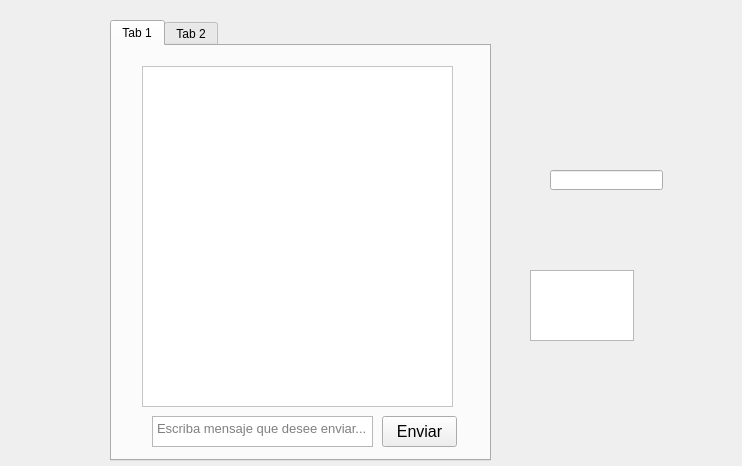
<?xml version="1.0" encoding="UTF-8"?>
<ui version="4.0">
 <class>Red_social</class>
 <widget class="QWidget" name="Red_social">
  <property name="geometry">
   <rect>
    <x>0</x>
    <y>0</y>
    <width>742</width>
    <height>466</height>
   </rect>
  </property>
  <property name="windowTitle">
   <string>Form</string>
  </property>
  <widget class="QTabWidget" name="tabWidget">
   <property name="geometry">
    <rect>
     <x>110</x>
     <y>20</y>
     <width>381</width>
     <height>441</height>
    </rect>
   </property>
   <property name="currentIndex">
    <number>0</number>
   </property>
   <widget class="QWidget" name="tab">
    <attribute name="title">
     <string>Tab 1</string>
    </attribute>
    <widget class="QPushButton" name="pushButton">
     <property name="geometry">
      <rect>
       <x>270</x>
       <y>370</y>
       <width>75</width>
       <height>31</height>
      </rect>
     </property>
     <property name="font">
      <font>
       <pointsize>12</pointsize>
      </font>
     </property>
     <property name="text">
      <string>Enviar</string>
     </property>
    </widget>
    <widget class="QTextBrowser" name="textBrowser_2">
     <property name="enabled">
      <bool>false</bool>
     </property>
     <property name="geometry">
      <rect>
       <x>30</x>
       <y>20</y>
       <width>311</width>
       <height>341</height>
      </rect>
     </property>
     <property name="styleSheet">
      <string notr="true">
background-color: rgb(255, 255, 255);
color: rgb(0, 0, 0);</string>
     </property>
    </widget>
    <widget class="QTextBrowser" name="txt_envio">
     <property name="geometry">
      <rect>
       <x>40</x>
       <y>370</y>
       <width>221</width>
       <height>31</height>
      </rect>
     </property>
     <property name="font">
      <font>
       <pointsize>10</pointsize>
      </font>
     </property>
     <property name="toolTip">
      <string>&lt;html&gt;&lt;head/&gt;&lt;body&gt;&lt;p&gt;&lt;br/&gt;&lt;/p&gt;&lt;/body&gt;&lt;/html&gt;</string>
     </property>
     <property name="placeholderText">
      <string>Escriba mensaje que desee enviar...</string>
     </property>
    </widget>
   </widget>
   <widget class="QWidget" name="tab_2">
    <attribute name="title">
     <string>Tab 2</string>
    </attribute>
    <widget class="QLabel" name="label">
     <property name="geometry">
      <rect>
       <x>20</x>
       <y>10</y>
       <width>111</width>
       <height>31</height>
      </rect>
     </property>
     <property name="font">
      <font>
       <pointsize>18</pointsize>
      </font>
     </property>
     <property name="text">
      <string>Usuario : </string>
     </property>
    </widget>
    <widget class="QLabel" name="label_2">
     <property name="geometry">
      <rect>
       <x>20</x>
       <y>50</y>
       <width>111</width>
       <height>31</height>
      </rect>
     </property>
     <property name="font">
      <font>
       <pointsize>18</pointsize>
      </font>
     </property>
     <property name="text">
      <string>Nombre : </string>
     </property>
    </widget>
    <widget class="QLabel" name="label_3">
     <property name="geometry">
      <rect>
       <x>20</x>
       <y>90</y>
       <width>111</width>
       <height>31</height>
      </rect>
     </property>
     <property name="font">
      <font>
       <pointsize>18</pointsize>
      </font>
     </property>
     <property name="text">
      <string>Telefono : </string>
     </property>
    </widget>
    <widget class="QLabel" name="label_4">
     <property name="geometry">
      <rect>
       <x>20</x>
       <y>170</y>
       <width>111</width>
       <height>31</height>
      </rect>
     </property>
     <property name="font">
      <font>
       <pointsize>18</pointsize>
      </font>
     </property>
     <property name="text">
      <string>Usuario : </string>
     </property>
    </widget>
    <widget class="QLabel" name="label_5">
     <property name="geometry">
      <rect>
       <x>20</x>
       <y>130</y>
       <width>141</width>
       <height>31</height>
      </rect>
     </property>
     <property name="font">
      <font>
       <pointsize>18</pointsize>
      </font>
     </property>
     <property name="text">
      <string>Contraseña : </string>
     </property>
    </widget>
   </widget>
  </widget>
  <widget class="QTextEdit" name="textEdit">
   <property name="geometry">
    <rect>
     <x>530</x>
     <y>270</y>
     <width>104</width>
     <height>71</height>
    </rect>
   </property>
  </widget>
  <widget class="QLineEdit" name="lineEdit">
   <property name="geometry">
    <rect>
     <x>550</x>
     <y>170</y>
     <width>113</width>
     <height>20</height>
    </rect>
   </property>
  </widget>
 </widget>
 <resources/>
 <connections/>
</ui>
